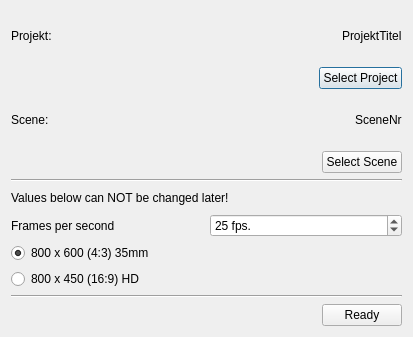
<?xml version="1.0" encoding="UTF-8"?>
<ui version="4.0">
 <class>StartupMenu</class>
 <widget class="QDialog" name="StartupMenu">
  <property name="geometry">
   <rect>
    <x>0</x>
    <y>0</y>
    <width>413</width>
    <height>337</height>
   </rect>
  </property>
  <property name="windowTitle">
   <string>Dialog</string>
  </property>
  <layout class="QVBoxLayout" name="verticalLayout">
   <item>
    <layout class="QHBoxLayout" name="horizontalLayout">
     <item>
      <widget class="QLabel" name="labProjectText">
       <property name="text">
        <string>Projekt:</string>
       </property>
      </widget>
     </item>
     <item>
      <spacer name="horizontalSpacer_2">
       <property name="orientation">
        <enum>Qt::Horizontal</enum>
       </property>
       <property name="sizeHint" stdset="0">
        <size>
         <width>40</width>
         <height>20</height>
        </size>
       </property>
      </spacer>
     </item>
     <item>
      <widget class="QLabel" name="labProject">
       <property name="text">
        <string notr="true">ProjektTitel</string>
       </property>
      </widget>
     </item>
    </layout>
   </item>
   <item>
    <layout class="QHBoxLayout" name="horizontalLayout_2">
     <item>
      <spacer name="horizontalSpacer">
       <property name="orientation">
        <enum>Qt::Horizontal</enum>
       </property>
       <property name="sizeHint" stdset="0">
        <size>
         <width>40</width>
         <height>20</height>
        </size>
       </property>
      </spacer>
     </item>
     <item>
      <widget class="QPushButton" name="btnSelectProject">
       <property name="text">
        <string>Select Project</string>
       </property>
      </widget>
     </item>
    </layout>
   </item>
   <item>
    <layout class="QHBoxLayout" name="horizontalLayout_3">
     <item>
      <widget class="QLabel" name="labSceneText">
       <property name="text">
        <string>Scene:</string>
       </property>
      </widget>
     </item>
     <item>
      <spacer name="horizontalSpacer_4">
       <property name="orientation">
        <enum>Qt::Horizontal</enum>
       </property>
       <property name="sizeHint" stdset="0">
        <size>
         <width>40</width>
         <height>20</height>
        </size>
       </property>
      </spacer>
     </item>
     <item>
      <widget class="QLabel" name="labScene">
       <property name="text">
        <string notr="true">SceneNr</string>
       </property>
      </widget>
     </item>
    </layout>
   </item>
   <item>
    <layout class="QHBoxLayout" name="horizontalLayout_4">
     <item>
      <spacer name="horizontalSpacer_3">
       <property name="orientation">
        <enum>Qt::Horizontal</enum>
       </property>
       <property name="sizeHint" stdset="0">
        <size>
         <width>40</width>
         <height>20</height>
        </size>
       </property>
      </spacer>
     </item>
     <item>
      <widget class="QPushButton" name="btnSelectScene">
       <property name="text">
        <string>Select Scene</string>
       </property>
      </widget>
     </item>
    </layout>
   </item>
   <item>
    <widget class="Line" name="line_3">
     <property name="orientation">
      <enum>Qt::Horizontal</enum>
     </property>
    </widget>
   </item>
   <item>
    <layout class="QHBoxLayout" name="horizontalLayout_9">
     <item>
      <widget class="QLabel" name="labImportant">
       <property name="text">
        <string>Values below can NOT be changed later!</string>
       </property>
      </widget>
     </item>
     <item>
      <widget class="Line" name="line_2">
       <property name="orientation">
        <enum>Qt::Horizontal</enum>
       </property>
      </widget>
     </item>
     <item>
      <spacer name="horizontalSpacer_8">
       <property name="orientation">
        <enum>Qt::Horizontal</enum>
       </property>
       <property name="sizeHint" stdset="0">
        <size>
         <width>40</width>
         <height>20</height>
        </size>
       </property>
      </spacer>
     </item>
    </layout>
   </item>
   <item>
    <layout class="QHBoxLayout" name="horizontalLayout_6">
     <item>
      <widget class="QLabel" name="labFPS">
       <property name="text">
        <string>Frames per second</string>
       </property>
      </widget>
     </item>
     <item>
      <widget class="QSpinBox" name="sbFPS">
       <property name="suffix">
        <string notr="true"> fps.</string>
       </property>
       <property name="minimum">
        <number>8</number>
       </property>
       <property name="maximum">
        <number>30</number>
       </property>
       <property name="value">
        <number>25</number>
       </property>
      </widget>
     </item>
    </layout>
   </item>
   <item>
    <layout class="QHBoxLayout" name="horizontalLayout_8">
     <item>
      <widget class="QRadioButton" name="rbStandard">
       <property name="text">
        <string notr="true">800 x 600 (4:3) 35mm</string>
       </property>
       <property name="checked">
        <bool>true</bool>
       </property>
      </widget>
     </item>
     <item>
      <spacer name="horizontalSpacer_6">
       <property name="orientation">
        <enum>Qt::Horizontal</enum>
       </property>
       <property name="sizeHint" stdset="0">
        <size>
         <width>40</width>
         <height>20</height>
        </size>
       </property>
      </spacer>
     </item>
    </layout>
   </item>
   <item>
    <layout class="QHBoxLayout" name="horizontalLayout_7">
     <item>
      <widget class="QRadioButton" name="rbHD">
       <property name="text">
        <string notr="true">800 x 450 (16:9) HD</string>
       </property>
      </widget>
     </item>
     <item>
      <spacer name="horizontalSpacer_7">
       <property name="orientation">
        <enum>Qt::Horizontal</enum>
       </property>
       <property name="sizeHint" stdset="0">
        <size>
         <width>40</width>
         <height>20</height>
        </size>
       </property>
      </spacer>
     </item>
    </layout>
   </item>
   <item>
    <widget class="Line" name="line">
     <property name="orientation">
      <enum>Qt::Horizontal</enum>
     </property>
    </widget>
   </item>
   <item>
    <layout class="QHBoxLayout" name="horizontalLayout_5">
     <item>
      <spacer name="horizontalSpacer_5">
       <property name="orientation">
        <enum>Qt::Horizontal</enum>
       </property>
       <property name="sizeHint" stdset="0">
        <size>
         <width>40</width>
         <height>20</height>
        </size>
       </property>
      </spacer>
     </item>
     <item>
      <widget class="QPushButton" name="btnReady">
       <property name="text">
        <string>Ready</string>
       </property>
      </widget>
     </item>
    </layout>
   </item>
  </layout>
 </widget>
 <resources/>
 <connections/>
</ui>
